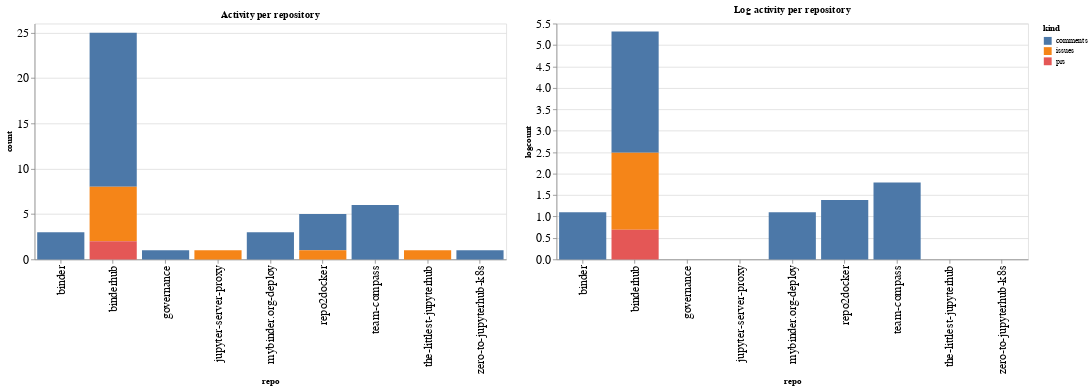

Notebook code for this chart:
### Code cell
ch1 = alt.Chart(repo_summaries, width=600, title="Activity per repository").mark_bar().encode(
    x='repo',
    y='count',
    color='kind',
    tooltip="kind"
)

ch2 = alt.Chart(repo_summaries, width=600, title="Log activity per repository").mark_bar().encode(
    x='repo',
    y='logcount',
    color='kind',
    tooltip="kind"
)

ch1 | ch2

### Figure 1 — Vega-Lite specification as saved in the notebook (floating-point values rounded to 4 significant figures)
{"config": {"axisLeft": {"labelFontSize": 15}, "axisBottom": {"labelFontSize": 15}}, "hconcat": [{"mark": "bar", "encoding": {"color": {"type": "nominal", "field": "kind"}, "tooltip": {"type": "nominal", "field": "kind"}, "x": {"type": "nominal", "field": "repo"}, "y": {"type": "quantitative", "field": "count"}}, "title": "Activity per repository", "width": 600}, {"mark": "bar", "encoding": {"color": {"type": "nominal", "field": "kind"}, "tooltip": {"type": "nominal", "field": "kind"}, "x": {"type": "nominal", "field": "repo"}, "y": {"type": "quantitative", "field": "logcount"}}, "title": "Log activity per repository", "width": 600}], "data": {"name": "data-2759ee4ccc2aec61dff7cce0a4650240"}, "$schema": "https://vega.github.io/schema/vega-lite/v4.8.1.json", "datasets": {"data-2759ee4ccc2aec61dff7cce0a4650240": [{"repo": "binder", "kind": "comments", "count": 3, "logcount": 1.099}, {"repo": "binderhub", "kind": "comments", "count": 17, "logcount": 2.833}, {"repo": "binderhub", "kind": "issues", "count": 6, "logcount": 1.792}, {"repo": "binderhub", "kind": "prs", "count": 2, "logcount": 0.6931}, {"repo": "governance", "kind": "comments", "count": 1, "logcount": 0.0}, {"repo": "jupyter-server-proxy", "kind": "issues", "count": 1, "logcount": 0.0}, {"repo": "mybinder.org-deploy", "kind": "comments", "count": 3, "logcount": 1.099}, {"repo": "repo2docker", "kind": "comments", "count": 4, "logcount": 1.386}, {"repo": "repo2docker", "kind": "issues", "count": 1, "logcount": 0.0}, {"repo": "team-compass", "kind": "comments", "count": 6, "logcount": 1.792}, {"repo": "the-littlest-jupyterhub", "kind": "issues", "count": 1, "logcount": 0.0}, {"repo": "zero-to-jupyterhub-k8s", "kind": "comments", "count": 1, "logcount": 0.0}]}}
